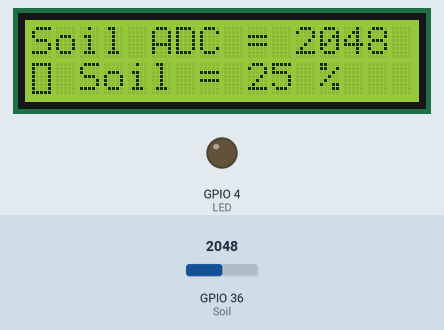
Bench run of a sketch on a simulated ESP32. On the bench: 16×2 character LCD, output pins drawn as LEDs (lit = HIGH). Inputs (shaded band) come from the test bench; at power-on: GPIO 36 (Soil) = 2048. WiFi joins after 1.5 s; servers stay silent unless stated; what the sketch prints to the serial monitor is not drawn.

Above: at 1.2 s.
1.3 s: GPIO 36 (Soil) set to 1754
At 2.5 s:
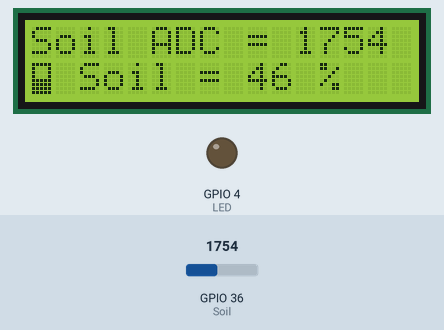
2.9 s: GPIO 36 (Soil) set to 1641
At 3.9 s:
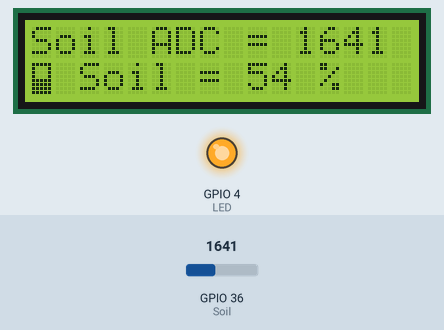
4.5 s: GPIO 36 (Soil) set to 2047
At 5.2 s:
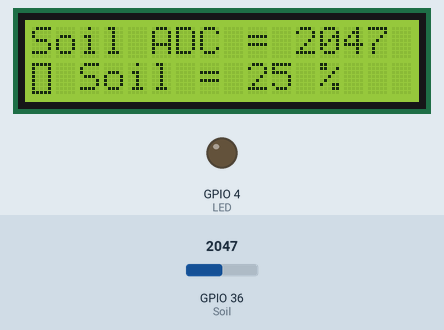
Timing chart, 0 to 7.5 s (numbered marks = the images above; inputs shaded):
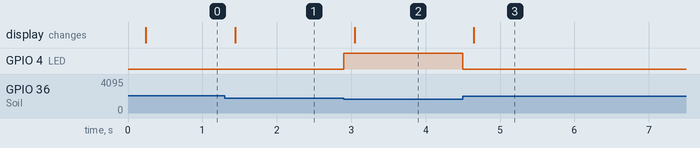

The sketch:

7_Blynk-soil-lcd.ino
```cpp
#define BLYNK_PRINT Serial
#define BLYNK_TEMPLATE_ID "TMPL6RPLfT94Q"
#define BLYNK_TEMPLATE_NAME "LATIHAN1"
#define BLYNK_AUTH_TOKEN "wfJx6JOq3pHQi1Vj6hQuSO6pI5vJBM7Q"

#include <WiFi.h>
#include <WiFiClient.h>
#include <BlynkSimpleEsp32.h>
#include "Wire.h"
#include "LiquidCrystal_I2C.h"

char ssid[] = "Ws-Eletronika";
char pass[] = "@bpvppdg25";
const int Soil = 36;
const int LED = 4;
int currentvalue = 0;
unsigned long previousMillis = 0;
const int interval = 200;

LiquidCrystal_I2C lcd(0x27, 16, 2);

byte full[] = { 0x1F, 0x1F, 0x1F, 0x1F, 0x1F, 0x1F, 0x1F, 0x1F };
byte half[] = { 0x1F, 0x11, 0x11, 0x11, 0x1F, 0x1F, 0x1F, 0x1F };
byte low[] = { 0x1F, 0x11, 0x11, 0x11, 0x11, 0x11, 0x11, 0x1F };

void setup() {
  Serial.begin(9600);
  WiFi.begin(ssid, pass);
  // Blynk.begin(BLYNK_AUTH_TOKEN, ssid, pass);
  lcd.init();
  lcd.backlight();
  pinMode(LED, OUTPUT);
}

void loop() {
  unsigned long currentMillis = millis();

  int soilValue = analogRead(Soil);
  soilValue = constrain(soilValue, 982, 2416);
  int soilPercen = map(soilValue, 2416, 982, 0, 100);

  if (soilPercen >= 50) {
    digitalWrite(LED, HIGH);
    Blynk.virtualWrite(V1, 1);
  } else {
    digitalWrite(LED, LOW);
    Blynk.virtualWrite(V1, 0);
  }

  if (currentMillis - previousMillis >= interval) {
    Blynk.virtualWrite(V0, soilPercen);
    previousMillis = currentMillis;

    if (currentvalue != soilPercen) {
      lcd.clear();
      Serial.print("Soil ADC = ");
      Serial.print(soilValue);
      Serial.print(" | Soil = ");
      Serial.print(soilPercen);
      Serial.println(" %");

      lcd.setCursor(0, 0);
      lcd.print("Soil ADC = ");
      lcd.print(soilValue);

      lcd.setCursor(2, 1);
      lcd.print("Soil = ");
      lcd.print(soilPercen);
      lcd.print(" %");

      if (soilPercen <= 35) {
        lcd.createChar(0, low);
        lcd.home();
        lcd.setCursor(0, 1);
        lcd.write(0);
      } else if (soilPercen > 35 && soilPercen <= 65) {
        lcd.createChar(0, half);
        lcd.home();
        lcd.setCursor(0, 1);
        lcd.write(0);
      } else {
        lcd.createChar(0, full);
        lcd.home();
        lcd.setCursor(0, 1);
        lcd.write(0);
      }

      currentvalue = soilPercen;
    }
  }
}
```

Measured:
- the behaviour switches between 1700 and 1699 on GPIO 36 (Soil) (found by bisection; images 1 and 2)
- after the input at 1.3 s, the display: changes after 0.14 s (image 1)
- after the input at 2.9 s, GPIO 4 (LED): LOW → HIGH at once; the display: changes after 0.15 s (image 2)
- after the input at 4.5 s, GPIO 4 (LED): HIGH → LOW at once; the display: changes after 0.15 s (image 3)
